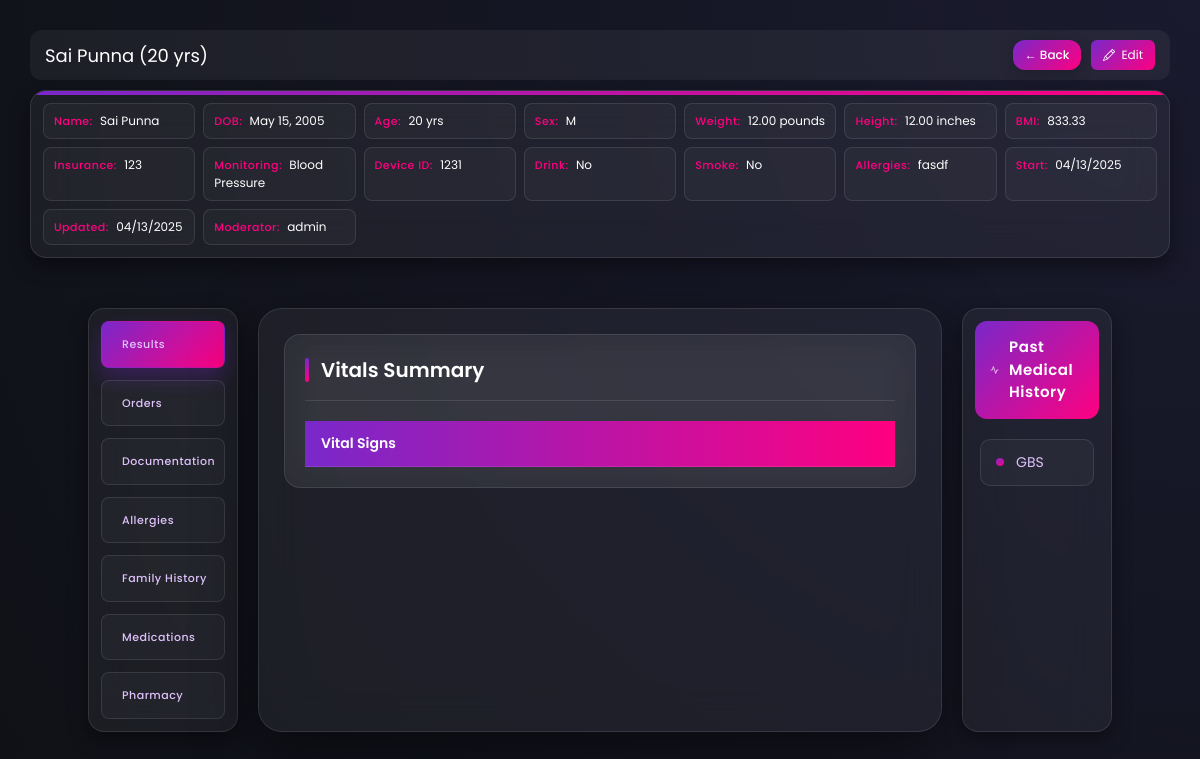
The app's page /view-patient/309856c2-a892-4950-a7ce-71e56185d630/?action=access (signed in), older data.
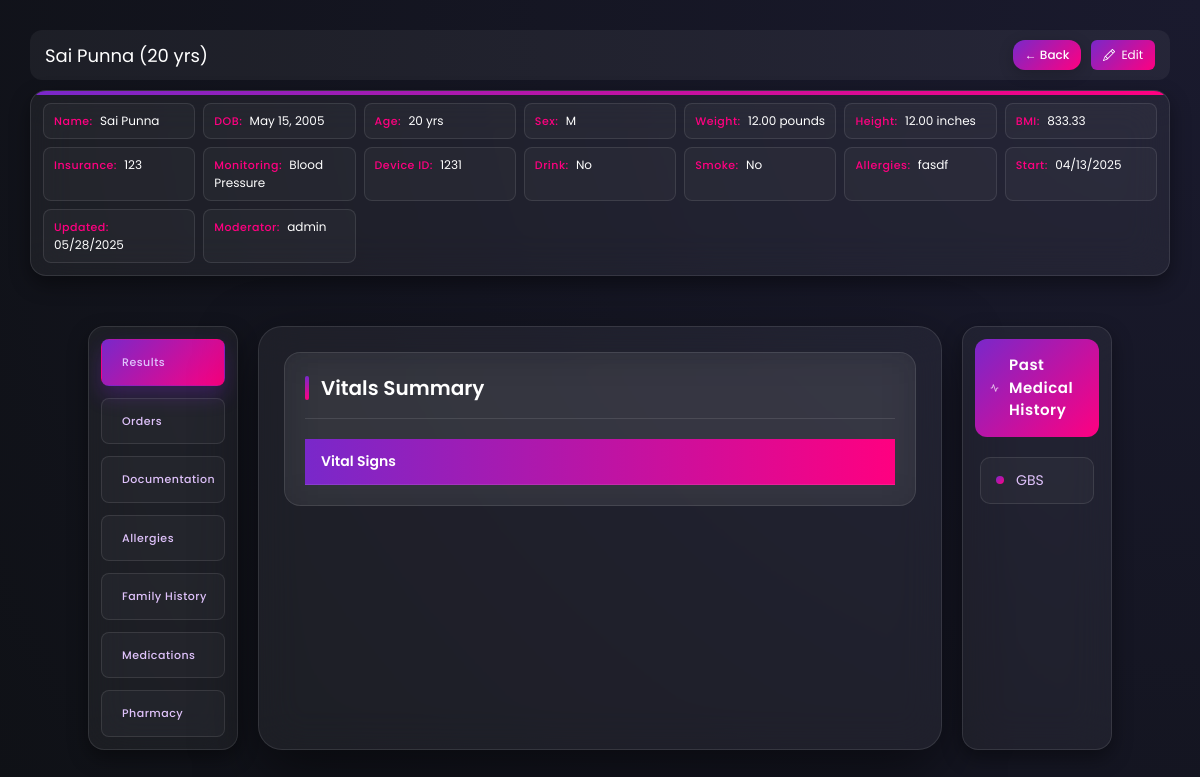
The same page, newer data.
### rpm_users/models.py (models this page shows, shortened)
class Patient(models.Model):
    SEX_CHOICES = (('Male', 'Male'), ('Female', 'Female'), ('Others', 'Others'),)
    MONITORING_CHOICES = (('Blood Pressure', 'Blood Pressure'), ('Heart Rate', 'Heart Rate'), ('SPO2', 'SPO2'),("Temperature", "Temperature"),)
    user = models.OneToOneField(User, on_delete=models.CASCADE, blank=True, null=True)
    date_of_birth = models.DateField(blank=True, null=True)
    height = models.DecimalField(blank=True, null=True, max_digits=10, decimal_places=2)
    weight = models.DecimalField(blank=True, null=True, max_digits=10, decimal_places=2)
    insurance = models.CharField(blank=True, null=True, max_length=255)
    insurance_number = models.CharField(blank=True, null=True, max_length=255)
    sex = models.CharField(blank=True, max_length=10, null=True, choices=SEX_CHOICES)
    bmi = models.DecimalField(blank=True, max_digits=10, decimal_places=2, null=True)
    phone_number = models.CharField(max_length=15, blank=True, null=True)
    monitoring_parameters = models.CharField(blank=True, max_length=20, null=True, choices=MONITORING_CHOICES)
    device_serial_number = models.BigIntegerField(null=True, blank=True, unique=True)
    pharmacy_info = models.TextField(blank=True, null=True)
    allergies = models.TextField(blank=True, null=True)
    smoke = models.CharField(choices=(('YES', 'YES'), ('NO', 'NO'),), default='NO', max_length=3)
    drink = models.CharField(choices=(('YES', 'YES'), ('NO', 'NO'),), default='NO', max_length=3)
    family_history = models.TextField(null=True, blank=True)
    medications = models.TextField(null=True, blank=True)
    id = models.UUIDField(default=uuid.uuid4, primary_key=True, editable=False)
    created_at = models.DateTimeField(auto_now_add=True)
    updated_at = models.DateTimeField(auto_now=True)
    moderator_assigned = models.ForeignKey('Moderator', blank=True, null=True, on_delete=models.SET_NULL, related_name='moderators')
    @property
    def age(self):
        if self.date_of_birth:
            today = date.today()
            age = today.year - self.date_of_birth.year
            if today.month < self.date_of_birth.month or (today.month == self.date_of_birth.month and today.day < self.date_of_birth.day):
                age -= 1
            return age
        return None

class Moderator(models.Model):
    user = models.OneToOneField(User, on_delete=models.CASCADE, null=True, blank=True)

### rpm_users/views.py (the view, shortened to what this page needs)
# urls.py: path('view-patient/<str:patient_id>/', views.moderator_actions_view, name='moderator_actions'),
def moderator_actions_view(request, patient_id):
    user = request.user  # Assuming user is authenticated and their email is available in request.user
    moderator = get_object_or_404(Moderator, user=user)
    patient = get_object_or_404(Patient, id=patient_id)
    context = {
        'patient': patient,
        'moderator': moderator,
    }
    action = request.GET.get('action')
    if action == 'access'.lower() and patient.moderator_assigned == moderator or request.user.is_superuser:
        reports = Reports.objects.filter(patient=patient)
        context['reports'] = reports  # Add patient details to the context
        return render(request, 'index.html', context)
    elif action == 'delete':
        patient.delete()
        context['success'] = 'Patient deleted successfully'
        return render(request, 'index.html', context)
    else:
        context['error'] = "Invalid action."
        return render(request, 'index.html', context)

### templates/index.html (shortened to what the changed rows need)
<!DOCTYPE html>
<html lang="en">
  <head>
    <script src="https://cdn.tailwindcss.com"></script>
  </head>
  <body>
    <div style="display: flex; justify-content: space-between; align-items: center; margin-bottom: 10px; padding: 10px 15px; background: rgba(255, 255, 255, 0.05); border-radius: 12px;">
      <div style="display: flex; align-items: center; gap: 15px;">
        <h2 style="color: white; font-size: 18px; margin: 0;">{{patient.user.first_name}} {{patient.user.last_name}} ({{patient.age}} yrs)</h2>
      </div>
    </div>
    <div class="patient-details">
      <div>
        <strong>Name:</strong>
        <span>{{patient.user.first_name}} {{patient.user.last_name}}</span>
      </div>
      <div>
        <strong>DOB:</strong>
        <span>{{patient.date_of_birth}}</span>
      </div>
      <div>
        <strong>Age:</strong>
        <span>{{patient.age}} yrs</span>
      </div>
      <div>
        <strong>Sex:</strong>
        <span>{{patient.sex}}</span>
      </div>
      <div>
        <strong>Weight:</strong>
        <span>{{patient.weight}} pounds</span>
      </div>
      <div>
        <strong>Height:</strong>
        <span>{{patient.height}} inches</span>
      </div>
      <div>
        <strong>BMI:</strong>
        <span>{{patient.bmi}}</span>
      </div>
      <div>
        <strong>Insurance:</strong>
        <span>{{patient.insurance}}</span>
      </div>
      <div>
        <strong>Monitoring:</strong>
        <span>{{patient.monitoring_parameters}}</span>
      </div>
      <div>
        <strong>Device ID:</strong>
        <span>{{patient.device_serial_number}}</span>
      </div>
      <div>
        <strong>Drink:</strong>
        <span>{{patient.drink}}</span>
      </div>
      <div>
        <strong>Smoke:</strong>
        <span>{{patient.smoke}}</span>
      </div>
      <div>
        <strong>Allergies:</strong>
        <span>{{patient.allergies|default:"None"}}</span>
      </div>
      <div>
        <strong>Start:</strong>
        <span>{{patient.created_at|date:"m/d/Y"}}</span>
      </div>
      <div>
        <strong>Updated:</strong>
        <span>{{patient.updated_at|date:"m/d/Y"}}</span>
      </div>
      <div>
        <strong>Moderator:</strong>
        <span>{{patient.moderator_assigned.user.username}}</span>
      </div>
    </div>
    <div class="container">
      <div class="main-content">
        <div class="content">
          <div id="results" class="table-container">
            <div class="scrollable">
              <table>
                <thead>
                  <tr>
                    <th class="fixed-left">Vital Signs</th>
                  </tr>
                </thead>
              </table>
            </div>
          </div>
        </div>
      </div>
    </div>
  </body>
</html>

Row changes from the older to the newer data that the page shows:
changed Patient "Blood Pressure": updated_at "04/13/2025" → "05/28/2025"
